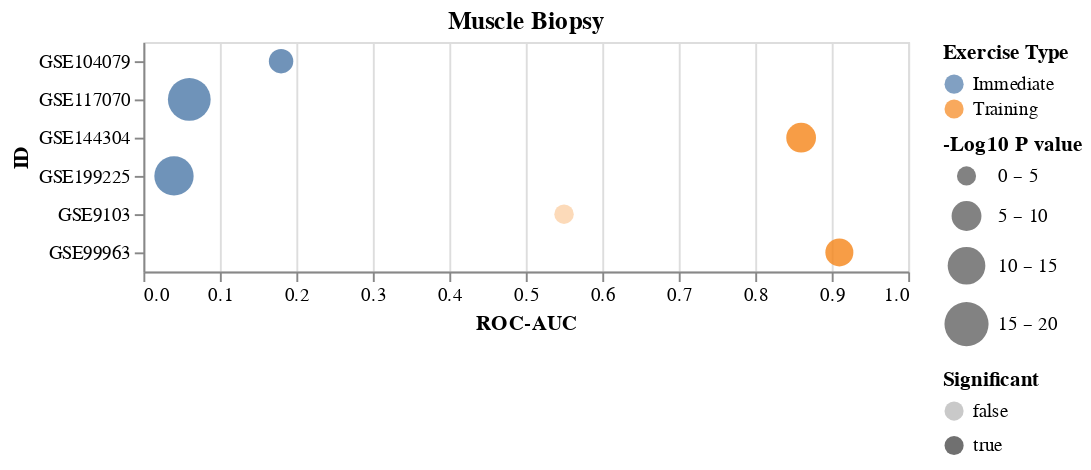

Source (notebook cell):
### Code cell
chartLst[3]

### Figure 1 — Vega-Lite specification as saved in the notebook (floating-point values rounded to 4 significant figures)
{"config": {"view": {"continuousWidth": 400, "continuousHeight": 300}}, "data": {"name": "data-05ff6cec0386dac6148f243169056065"}, "mark": "circle", "encoding": {"color": {"type": "nominal", "field": "Exercise Type"}, "opacity": {"type": "nominal", "field": "Significant"}, "size": {"type": "quantitative", "field": "-Log10 P value", "scale": {"bins": [0, 5, 10, 15, 20], "range": [100, 500], "reverse": false}}, "x": {"type": "quantitative", "field": "ROC-AUC", "scale": {"domain": [0, 1]}}, "y": {"type": "nominal", "field": "ID"}}, "title": "Muscle Biopsy", "$schema": "https://vega.github.io/schema/vega-lite/v4.8.1.json", "datasets": {"data-05ff6cec0386dac6148f243169056065": [{"ID": "GSE104079", "ROC-AUC": 0.18, "Pval": 0.00655, "Exercise Type": "Immediate", "-Log10 P value": 2.184, "Significant": true}, {"ID": "GSE117070", "ROC-AUC": 0.06, "Pval": 1.34e-14, "Exercise Type": "Immediate", "-Log10 P value": 13.87, "Significant": true}, {"ID": "GSE144304", "ROC-AUC": 0.86, "Pval": 1.19e-05, "Exercise Type": "Training", "-Log10 P value": 4.924, "Significant": true}, {"ID": "GSE9103", "ROC-AUC": 0.55, "Pval": 0.738, "Exercise Type": "Training", "-Log10 P value": 0.1319, "Significant": false}, {"ID": "GSE199225", "ROC-AUC": 0.04, "Pval": 6.46e-12, "Exercise Type": "Immediate", "-Log10 P value": 11.19, "Significant": true}, {"ID": "GSE99963", "ROC-AUC": 0.91, "Pval": 0.000105, "Exercise Type": "Training", "-Log10 P value": 3.979, "Significant": true}]}}
